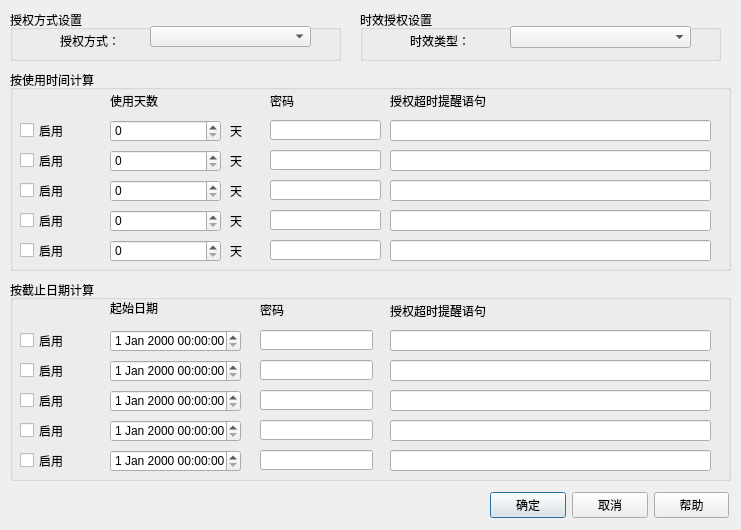
<?xml version="1.0" encoding="UTF-8"?>
<ui version="4.0">
 <class>NewProRight</class>
 <widget class="QDialog" name="NewProRight">
  <property name="geometry">
   <rect>
    <x>0</x>
    <y>0</y>
    <width>741</width>
    <height>530</height>
   </rect>
  </property>
  <property name="windowTitle">
   <string>Dialog</string>
  </property>
  <widget class="QGroupBox" name="groupBox">
   <property name="geometry">
    <rect>
     <x>360</x>
     <y>10</y>
     <width>361</width>
     <height>51</height>
    </rect>
   </property>
   <property name="title">
    <string>时效授权设置</string>
   </property>
   <widget class="QLabel" name="label_2">
    <property name="geometry">
     <rect>
      <x>50</x>
      <y>20</y>
      <width>91</width>
      <height>21</height>
     </rect>
    </property>
    <property name="text">
     <string>时效类型：</string>
    </property>
   </widget>
   <widget class="QComboBox" name="comboBox_aging">
    <property name="geometry">
     <rect>
      <x>150</x>
      <y>16</y>
      <width>181</width>
      <height>22</height>
     </rect>
    </property>
   </widget>
  </widget>
  <widget class="QWidget" name="layoutWidget">
   <property name="geometry">
    <rect>
     <x>490</x>
     <y>490</y>
     <width>239</width>
     <height>31</height>
    </rect>
   </property>
   <layout class="QGridLayout" name="gridLayout">
    <item row="0" column="1">
     <widget class="QPushButton" name="pushButton_cancel">
      <property name="text">
       <string>取消</string>
      </property>
      <property name="autoDefault">
       <bool>false</bool>
      </property>
     </widget>
    </item>
    <item row="0" column="2">
     <widget class="QPushButton" name="helpbtn">
      <property name="text">
       <string>帮助</string>
      </property>
     </widget>
    </item>
    <item row="0" column="0">
     <widget class="QPushButton" name="pushButton_sure">
      <property name="text">
       <string>确定</string>
      </property>
      <property name="default">
       <bool>true</bool>
      </property>
     </widget>
    </item>
   </layout>
  </widget>
  <widget class="QGroupBox" name="groupBox_2">
   <property name="geometry">
    <rect>
     <x>10</x>
     <y>70</y>
     <width>721</width>
     <height>201</height>
    </rect>
   </property>
   <property name="title">
    <string>按使用时间计算</string>
   </property>
   <widget class="QLabel" name="label_4">
    <property name="geometry">
     <rect>
      <x>100</x>
      <y>20</y>
      <width>131</width>
      <height>21</height>
     </rect>
    </property>
    <property name="text">
     <string>使用天数</string>
    </property>
   </widget>
   <widget class="QSpinBox" name="spinBox_time1">
    <property name="geometry">
     <rect>
      <x>100</x>
      <y>50</y>
      <width>111</width>
      <height>22</height>
     </rect>
    </property>
   </widget>
   <widget class="QLabel" name="label_5">
    <property name="geometry">
     <rect>
      <x>220</x>
      <y>50</y>
      <width>31</width>
      <height>21</height>
     </rect>
    </property>
    <property name="text">
     <string>天</string>
    </property>
   </widget>
   <widget class="QLabel" name="label_6">
    <property name="geometry">
     <rect>
      <x>260</x>
      <y>20</y>
      <width>71</width>
      <height>21</height>
     </rect>
    </property>
    <property name="text">
     <string>密码</string>
    </property>
   </widget>
   <widget class="QLineEdit" name="lineEdit_password_1">
    <property name="geometry">
     <rect>
      <x>260</x>
      <y>50</y>
      <width>111</width>
      <height>20</height>
     </rect>
    </property>
    <property name="echoMode">
     <enum>QLineEdit::Normal</enum>
    </property>
   </widget>
   <widget class="QSpinBox" name="spinBox_time2">
    <property name="geometry">
     <rect>
      <x>100</x>
      <y>80</y>
      <width>111</width>
      <height>22</height>
     </rect>
    </property>
   </widget>
   <widget class="QLineEdit" name="lineEdit_password_2">
    <property name="geometry">
     <rect>
      <x>260</x>
      <y>80</y>
      <width>111</width>
      <height>20</height>
     </rect>
    </property>
    <property name="echoMode">
     <enum>QLineEdit::Normal</enum>
    </property>
   </widget>
   <widget class="QSpinBox" name="spinBox_time3">
    <property name="geometry">
     <rect>
      <x>100</x>
      <y>110</y>
      <width>111</width>
      <height>22</height>
     </rect>
    </property>
   </widget>
   <widget class="QSpinBox" name="spinBox_time4">
    <property name="geometry">
     <rect>
      <x>100</x>
      <y>140</y>
      <width>111</width>
      <height>22</height>
     </rect>
    </property>
   </widget>
   <widget class="QLineEdit" name="lineEdit_password_3">
    <property name="geometry">
     <rect>
      <x>260</x>
      <y>110</y>
      <width>111</width>
      <height>20</height>
     </rect>
    </property>
    <property name="echoMode">
     <enum>QLineEdit::Normal</enum>
    </property>
   </widget>
   <widget class="QLineEdit" name="lineEdit_password_4">
    <property name="geometry">
     <rect>
      <x>260</x>
      <y>140</y>
      <width>111</width>
      <height>20</height>
     </rect>
    </property>
    <property name="echoMode">
     <enum>QLineEdit::Normal</enum>
    </property>
   </widget>
   <widget class="QLineEdit" name="lineEdit_password_5">
    <property name="geometry">
     <rect>
      <x>260</x>
      <y>170</y>
      <width>111</width>
      <height>20</height>
     </rect>
    </property>
    <property name="echoMode">
     <enum>QLineEdit::Normal</enum>
    </property>
   </widget>
   <widget class="QSpinBox" name="spinBox_time5">
    <property name="geometry">
     <rect>
      <x>100</x>
      <y>170</y>
      <width>111</width>
      <height>22</height>
     </rect>
    </property>
   </widget>
   <widget class="QLabel" name="label_9">
    <property name="geometry">
     <rect>
      <x>220</x>
      <y>80</y>
      <width>31</width>
      <height>21</height>
     </rect>
    </property>
    <property name="text">
     <string>天</string>
    </property>
   </widget>
   <widget class="QLabel" name="label_10">
    <property name="geometry">
     <rect>
      <x>220</x>
      <y>110</y>
      <width>31</width>
      <height>21</height>
     </rect>
    </property>
    <property name="text">
     <string>天</string>
    </property>
   </widget>
   <widget class="QLabel" name="label_11">
    <property name="geometry">
     <rect>
      <x>220</x>
      <y>140</y>
      <width>31</width>
      <height>21</height>
     </rect>
    </property>
    <property name="text">
     <string>天</string>
    </property>
   </widget>
   <widget class="QLabel" name="label_12">
    <property name="geometry">
     <rect>
      <x>220</x>
      <y>170</y>
      <width>31</width>
      <height>21</height>
     </rect>
    </property>
    <property name="text">
     <string>天</string>
    </property>
   </widget>
   <widget class="QCheckBox" name="checkBox_dayX1">
    <property name="geometry">
     <rect>
      <x>10</x>
      <y>50</y>
      <width>81</width>
      <height>21</height>
     </rect>
    </property>
    <property name="text">
     <string>启用</string>
    </property>
   </widget>
   <widget class="QCheckBox" name="checkBox_dayX2">
    <property name="geometry">
     <rect>
      <x>10</x>
      <y>80</y>
      <width>81</width>
      <height>21</height>
     </rect>
    </property>
    <property name="text">
     <string>启用</string>
    </property>
   </widget>
   <widget class="QCheckBox" name="checkBox_dayX3">
    <property name="geometry">
     <rect>
      <x>10</x>
      <y>110</y>
      <width>81</width>
      <height>21</height>
     </rect>
    </property>
    <property name="text">
     <string>启用</string>
    </property>
   </widget>
   <widget class="QCheckBox" name="checkBox_dayX4">
    <property name="geometry">
     <rect>
      <x>10</x>
      <y>140</y>
      <width>81</width>
      <height>21</height>
     </rect>
    </property>
    <property name="text">
     <string>启用</string>
    </property>
   </widget>
   <widget class="QCheckBox" name="checkBox_dayX5">
    <property name="geometry">
     <rect>
      <x>10</x>
      <y>170</y>
      <width>81</width>
      <height>21</height>
     </rect>
    </property>
    <property name="text">
     <string>启用</string>
    </property>
   </widget>
   <widget class="QLabel" name="label_3">
    <property name="geometry">
     <rect>
      <x>380</x>
      <y>20</y>
      <width>311</width>
      <height>21</height>
     </rect>
    </property>
    <property name="text">
     <string>授权超时提醒语句</string>
    </property>
   </widget>
   <widget class="QLineEdit" name="lineEdit_warningX1">
    <property name="geometry">
     <rect>
      <x>380</x>
      <y>50</y>
      <width>321</width>
      <height>21</height>
     </rect>
    </property>
   </widget>
   <widget class="QLineEdit" name="lineEdit_warningX2">
    <property name="geometry">
     <rect>
      <x>380</x>
      <y>80</y>
      <width>321</width>
      <height>21</height>
     </rect>
    </property>
   </widget>
   <widget class="QLineEdit" name="lineEdit_warningX3">
    <property name="geometry">
     <rect>
      <x>380</x>
      <y>110</y>
      <width>321</width>
      <height>21</height>
     </rect>
    </property>
   </widget>
   <widget class="QLineEdit" name="lineEdit_warningX4">
    <property name="geometry">
     <rect>
      <x>380</x>
      <y>140</y>
      <width>321</width>
      <height>21</height>
     </rect>
    </property>
   </widget>
   <widget class="QLineEdit" name="lineEdit_warningX5">
    <property name="geometry">
     <rect>
      <x>380</x>
      <y>170</y>
      <width>321</width>
      <height>21</height>
     </rect>
    </property>
   </widget>
  </widget>
  <widget class="QGroupBox" name="groupBox_4">
   <property name="geometry">
    <rect>
     <x>10</x>
     <y>10</y>
     <width>331</width>
     <height>51</height>
    </rect>
   </property>
   <property name="title">
    <string>授权方式设置</string>
   </property>
   <widget class="QLabel" name="label">
    <property name="geometry">
     <rect>
      <x>50</x>
      <y>20</y>
      <width>81</width>
      <height>21</height>
     </rect>
    </property>
    <property name="text">
     <string>授权方式：</string>
    </property>
   </widget>
   <widget class="QComboBox" name="comboBox_proRight">
    <property name="geometry">
     <rect>
      <x>140</x>
      <y>16</y>
      <width>161</width>
      <height>21</height>
     </rect>
    </property>
   </widget>
  </widget>
  <widget class="QGroupBox" name="groupBox_3">
   <property name="geometry">
    <rect>
     <x>10</x>
     <y>280</y>
     <width>721</width>
     <height>201</height>
    </rect>
   </property>
   <property name="title">
    <string>按截止日期计算</string>
   </property>
   <widget class="QLabel" name="label_7">
    <property name="geometry">
     <rect>
      <x>100</x>
      <y>20</y>
      <width>121</width>
      <height>16</height>
     </rect>
    </property>
    <property name="text">
     <string>起始日期</string>
    </property>
   </widget>
   <widget class="QLabel" name="label_8">
    <property name="geometry">
     <rect>
      <x>250</x>
      <y>20</y>
      <width>101</width>
      <height>20</height>
     </rect>
    </property>
    <property name="text">
     <string>密码</string>
    </property>
   </widget>
   <widget class="QLineEdit" name="lineEdit_str1">
    <property name="geometry">
     <rect>
      <x>250</x>
      <y>50</y>
      <width>113</width>
      <height>20</height>
     </rect>
    </property>
    <property name="echoMode">
     <enum>QLineEdit::Normal</enum>
    </property>
   </widget>
   <widget class="QLineEdit" name="lineEdit_str2">
    <property name="geometry">
     <rect>
      <x>250</x>
      <y>80</y>
      <width>113</width>
      <height>20</height>
     </rect>
    </property>
    <property name="echoMode">
     <enum>QLineEdit::Normal</enum>
    </property>
   </widget>
   <widget class="QLineEdit" name="lineEdit_str3">
    <property name="geometry">
     <rect>
      <x>250</x>
      <y>110</y>
      <width>113</width>
      <height>20</height>
     </rect>
    </property>
    <property name="echoMode">
     <enum>QLineEdit::Normal</enum>
    </property>
   </widget>
   <widget class="QLineEdit" name="lineEdit_str4">
    <property name="geometry">
     <rect>
      <x>250</x>
      <y>140</y>
      <width>113</width>
      <height>20</height>
     </rect>
    </property>
    <property name="echoMode">
     <enum>QLineEdit::Normal</enum>
    </property>
   </widget>
   <widget class="QLineEdit" name="lineEdit_str5">
    <property name="geometry">
     <rect>
      <x>250</x>
      <y>170</y>
      <width>113</width>
      <height>20</height>
     </rect>
    </property>
    <property name="echoMode">
     <enum>QLineEdit::Normal</enum>
    </property>
   </widget>
   <widget class="QCheckBox" name="checkBox_dateY1">
    <property name="geometry">
     <rect>
      <x>10</x>
      <y>50</y>
      <width>81</width>
      <height>21</height>
     </rect>
    </property>
    <property name="text">
     <string>启用</string>
    </property>
   </widget>
   <widget class="QCheckBox" name="checkBox_dateY2">
    <property name="geometry">
     <rect>
      <x>10</x>
      <y>80</y>
      <width>81</width>
      <height>21</height>
     </rect>
    </property>
    <property name="text">
     <string>启用</string>
    </property>
   </widget>
   <widget class="QCheckBox" name="checkBox_dateY3">
    <property name="geometry">
     <rect>
      <x>10</x>
      <y>110</y>
      <width>81</width>
      <height>21</height>
     </rect>
    </property>
    <property name="text">
     <string>启用</string>
    </property>
   </widget>
   <widget class="QCheckBox" name="checkBox_dateY4">
    <property name="geometry">
     <rect>
      <x>10</x>
      <y>140</y>
      <width>81</width>
      <height>21</height>
     </rect>
    </property>
    <property name="text">
     <string>启用</string>
    </property>
   </widget>
   <widget class="QCheckBox" name="checkBox_dateY5">
    <property name="geometry">
     <rect>
      <x>10</x>
      <y>170</y>
      <width>81</width>
      <height>21</height>
     </rect>
    </property>
    <property name="text">
     <string>启用</string>
    </property>
   </widget>
   <widget class="QLineEdit" name="lineEdit_warningY5">
    <property name="geometry">
     <rect>
      <x>380</x>
      <y>170</y>
      <width>321</width>
      <height>21</height>
     </rect>
    </property>
   </widget>
   <widget class="QLabel" name="label_13">
    <property name="geometry">
     <rect>
      <x>380</x>
      <y>20</y>
      <width>311</width>
      <height>21</height>
     </rect>
    </property>
    <property name="text">
     <string>授权超时提醒语句</string>
    </property>
   </widget>
   <widget class="QLineEdit" name="lineEdit_warningY2">
    <property name="geometry">
     <rect>
      <x>380</x>
      <y>80</y>
      <width>321</width>
      <height>21</height>
     </rect>
    </property>
   </widget>
   <widget class="QLineEdit" name="lineEdit_warningY3">
    <property name="geometry">
     <rect>
      <x>380</x>
      <y>110</y>
      <width>321</width>
      <height>21</height>
     </rect>
    </property>
   </widget>
   <widget class="QLineEdit" name="lineEdit_warningY4">
    <property name="geometry">
     <rect>
      <x>380</x>
      <y>140</y>
      <width>321</width>
      <height>21</height>
     </rect>
    </property>
   </widget>
   <widget class="QLineEdit" name="lineEdit_warningY1">
    <property name="geometry">
     <rect>
      <x>380</x>
      <y>50</y>
      <width>321</width>
      <height>21</height>
     </rect>
    </property>
   </widget>
   <widget class="QDateTimeEdit" name="dateTimeEdit_1">
    <property name="geometry">
     <rect>
      <x>100</x>
      <y>50</y>
      <width>131</width>
      <height>22</height>
     </rect>
    </property>
   </widget>
   <widget class="QDateTimeEdit" name="dateTimeEdit_2">
    <property name="geometry">
     <rect>
      <x>100</x>
      <y>80</y>
      <width>131</width>
      <height>22</height>
     </rect>
    </property>
   </widget>
   <widget class="QDateTimeEdit" name="dateTimeEdit_3">
    <property name="geometry">
     <rect>
      <x>100</x>
      <y>110</y>
      <width>131</width>
      <height>22</height>
     </rect>
    </property>
   </widget>
   <widget class="QDateTimeEdit" name="dateTimeEdit_4">
    <property name="geometry">
     <rect>
      <x>100</x>
      <y>140</y>
      <width>131</width>
      <height>22</height>
     </rect>
    </property>
   </widget>
   <widget class="QDateTimeEdit" name="dateTimeEdit_5">
    <property name="geometry">
     <rect>
      <x>100</x>
      <y>170</y>
      <width>131</width>
      <height>22</height>
     </rect>
    </property>
   </widget>
  </widget>
 </widget>
 <resources/>
 <connections/>
</ui>
